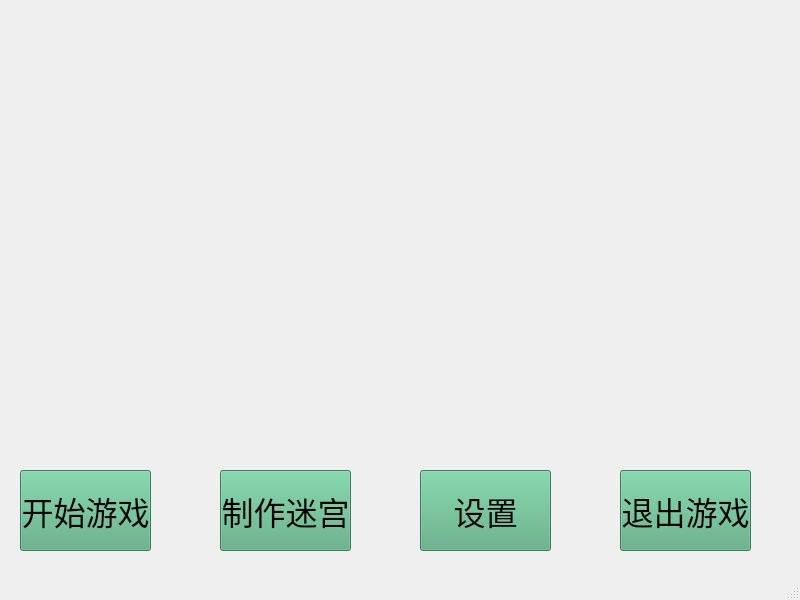
<?xml version="1.0" encoding="UTF-8"?>
<ui version="4.0">
 <class>MainWindow</class>
 <widget class="QMainWindow" name="MainWindow">
  <property name="geometry">
   <rect>
    <x>0</x>
    <y>0</y>
    <width>800</width>
    <height>600</height>
   </rect>
  </property>
  <property name="windowTitle">
   <string>maze</string>
  </property>
  <widget class="QWidget" name="centralwidget">
   <widget class="QPushButton" name="btu1">
    <property name="geometry">
     <rect>
      <x>420</x>
      <y>470</y>
      <width>131</width>
      <height>81</height>
     </rect>
    </property>
    <property name="font">
     <font>
      <family>Microsoft PhagsPa</family>
      <pointsize>24</pointsize>
      <italic>false</italic>
      <bold>false</bold>
     </font>
    </property>
    <property name="styleSheet">
     <string notr="true">QWidget {
    /* 分层背景：图片在下，渐变在上 */
    background-image: url(:/res/ground.jpg),
                     qradialgradient(spread:repeat,
                                    cx:0.5, cy:0.5, radius:0.077,
                                    fx:0.5, fy:0.5,
                                    stop:0 rgba(0, 169, 255, 58),
                                    stop:0.5 rgba(0, 0, 0, 58),
                                    stop:1 rgba(0, 169, 255, 58));
    
    /* 背景混合模式 */
    background-blend-mode: overlay;
    
    /* 备用背景色 */
    background-color: rgb(85, 170, 127);
    
    /* 字体设置 */
    font: 24pt &quot;Microsoft PhagsPa&quot;;
}</string>
    </property>
    <property name="text">
     <string>设置</string>
    </property>
   </widget>
   <widget class="QPushButton" name="btu2">
    <property name="geometry">
     <rect>
      <x>20</x>
      <y>470</y>
      <width>131</width>
      <height>81</height>
     </rect>
    </property>
    <property name="font">
     <font>
      <family>Microsoft PhagsPa</family>
      <pointsize>24</pointsize>
      <italic>false</italic>
      <bold>false</bold>
     </font>
    </property>
    <property name="styleSheet">
     <string notr="true">QWidget {
    /* 分层背景：图片在下，渐变在上 */
    background-image: url(:/res/ground.jpg),
                     qradialgradient(spread:repeat,
                                    cx:0.5, cy:0.5, radius:0.077,
                                    fx:0.5, fy:0.5,
                                    stop:0 rgba(0, 169, 255, 58),
                                    stop:0.5 rgba(0, 0, 0, 58),
                                    stop:1 rgba(0, 169, 255, 58));
    
    /* 背景混合模式 */
    background-blend-mode: overlay;
    
    /* 备用背景色 */
    background-color: rgb(85, 170, 127);
    
    /* 字体设置 */
    font: 24pt &quot;Microsoft PhagsPa&quot;;
}</string>
    </property>
    <property name="text">
     <string>开始游戏</string>
    </property>
   </widget>
   <widget class="QPushButton" name="btu3">
    <property name="geometry">
     <rect>
      <x>620</x>
      <y>470</y>
      <width>131</width>
      <height>81</height>
     </rect>
    </property>
    <property name="font">
     <font>
      <family>Microsoft PhagsPa</family>
      <pointsize>24</pointsize>
      <italic>false</italic>
      <bold>false</bold>
     </font>
    </property>
    <property name="styleSheet">
     <string notr="true">QWidget {
    /* 分层背景：图片在下，渐变在上 */
    background-image: url(:/res/ground.jpg),
                     qradialgradient(spread:repeat,
                                    cx:0.5, cy:0.5, radius:0.077,
                                    fx:0.5, fy:0.5,
                                    stop:0 rgba(0, 169, 255, 58),
                                    stop:0.5 rgba(0, 0, 0, 58),
                                    stop:1 rgba(0, 169, 255, 58));
    
    /* 背景混合模式 */
    background-blend-mode: overlay;
    
    /* 备用背景色 */
    background-color: rgb(85, 170, 127);
    
    /* 字体设置 */
    font: 24pt &quot;Microsoft PhagsPa&quot;;
}</string>
    </property>
    <property name="text">
     <string>退出游戏</string>
    </property>
   </widget>
   <widget class="QPushButton" name="btu4">
    <property name="geometry">
     <rect>
      <x>220</x>
      <y>470</y>
      <width>131</width>
      <height>81</height>
     </rect>
    </property>
    <property name="font">
     <font>
      <family>Microsoft PhagsPa</family>
      <pointsize>24</pointsize>
      <italic>false</italic>
      <bold>false</bold>
     </font>
    </property>
    <property name="styleSheet">
     <string notr="true">QWidget {
    /* 分层背景：图片在下，渐变在上 */
    background-image: url(:/res/ground.jpg),
                     qradialgradient(spread:repeat,
                                    cx:0.5, cy:0.5, radius:0.077,
                                    fx:0.5, fy:0.5,
                                    stop:0 rgba(0, 169, 255, 58),
                                    stop:0.5 rgba(0, 0, 0, 58),
                                    stop:1 rgba(0, 169, 255, 58));
    
    /* 背景混合模式 */
    background-blend-mode: overlay;
    
    /* 备用背景色 */
    background-color: rgb(85, 170, 127);
    
    /* 字体设置 */
    font: 24pt &quot;Microsoft PhagsPa&quot;;
}</string>
    </property>
    <property name="text">
     <string>制作迷宫</string>
    </property>
   </widget>
  </widget>
  <widget class="QMenuBar" name="menubar">
   <property name="geometry">
    <rect>
     <x>0</x>
     <y>0</y>
     <width>800</width>
     <height>17</height>
    </rect>
   </property>
  </widget>
  <widget class="QStatusBar" name="statusbar"/>
 </widget>
 <resources/>
 <connections/>
</ui>
